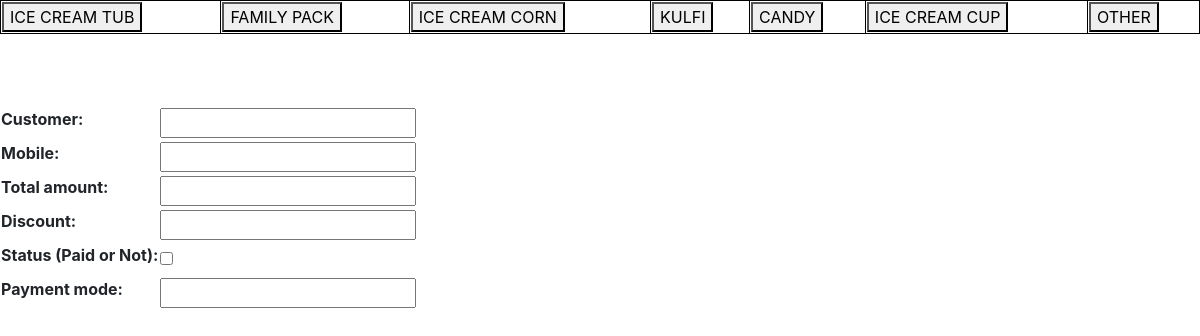
The page / on the database its author committed.
### tracker/models.py (models this page shows)
class ItemCategory(models.Model):
	category_name = models.CharField(unique=True, max_length=450)
	brand = models.ForeignKey(Brand,models.DO_NOTHING,null=False)
	class Meta:
		verbose_name = 'Category'
		verbose_name_plural = 'Categories'
	def __str__(self):
		return self.category_name

### tracker/views.py (the view)
# urls.py: path('',home,name='home'),
def home(request):
	context = {'categories':ItemCategory.objects.all(),'items':Item.objects.all(),'sellsForm':InvoiceSellsForm(),'soldItemForm':SoldItemForm()}
	return render(request,'tracker/home.html',context=context)

### tracker/forms.py
class InvoiceSellsForm(ModelForm):
    class Meta:
        model = InvoiceSells
        fields = ('customer','mobile','total_amount','discount','status','payment_mode')

class SoldItemForm(ModelForm):
    class Meta:
        model = SoldItem
        exclude = ('invoice_id',)

### tracker/models.py (called while the page is built)
	def __str__(self):
		return self.item_name +' ('+ str(self.price)+'Rs)'

### tracker/templates/tracker/home.html (shortened to what this page needs)
<!DOCTYPE html>
<html>
    <head>
        {% load static %}
        <link href="{% static 'tracker/home.css' %}?{% now 'U' %}" rel="stylesheet" type="text/css" />
        <link href="{% static 'tracker/boot/css/bootstrap.min.css' %}" media='screen' rel="stylesheet" type="text/css" />
    </head>
    <body>
        <form method="GET" enctype="multipart/form-data">
            <table id="categoryTable" style="width: 100%;">
                <tr>
                    {% for category in categories %}
                    <td><button class="categoryBtn" type="button" value="{{category.id}}">{{category}}</button></td>
                    {% endfor %}
                </tr>
            </table>
        </form>
        <br>
        <br>
        <br>
        <form>
            <table>
                {{sellsForm.as_table}}
            </table>
        </form>
    </body>
</html>

### tracker/static/tracker/home.css (style rules this page uses)
#categoryTable td { border: 1px solid black; }

### rows shown on the page
ItemCategory: {{ category.id }} 1 (drawn), category_name "ICE CREAM TUB"
ItemCategory: {{ category.id }} 2 (drawn), category_name "FAMILY PACK"
ItemCategory: {{ category.id }} 3 (drawn), category_name "ICE CREAM CORN"
ItemCategory: {{ category.id }} 4 (drawn), category_name "KULFI"
ItemCategory: {{ category.id }} 5 (drawn), category_name "CANDY"
ItemCategory: {{ category.id }} 6 (drawn), category_name "ICE CREAM CUP"
ItemCategory: {{ category.id }} 7 (drawn), category_name "OTHER"
